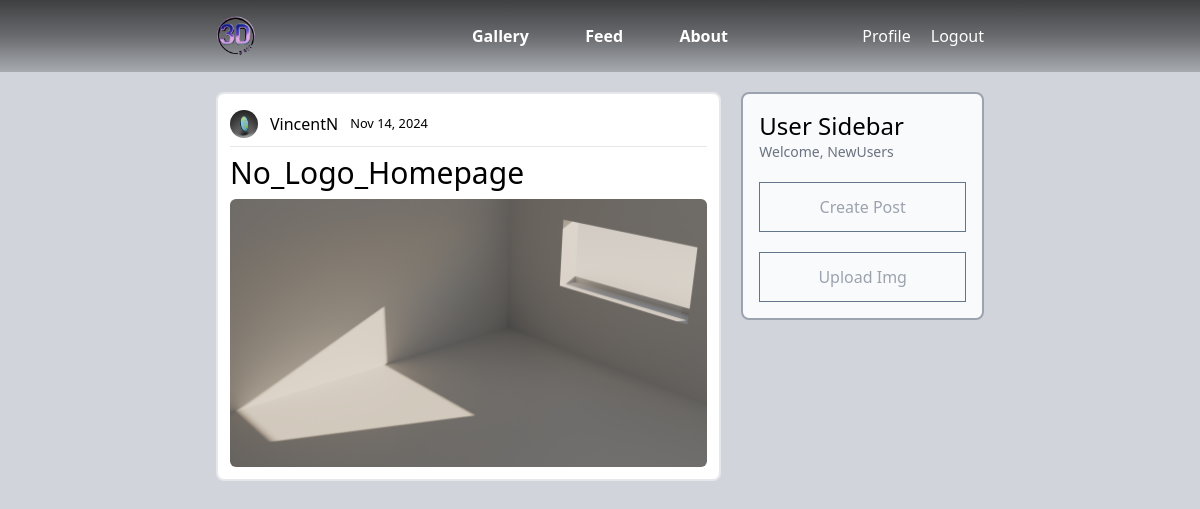
The page /image/4/ (signed in) on the database its author committed.
### canvas/models.py (models this page shows, shortened)
class Image(models.Model):
    title = models.CharField(max_length=100)
    image = models.ImageField(upload_to='gallery_imgs')
    author = models.ForeignKey(User, on_delete=models.CASCADE)
    date_posted = models.DateTimeField(default=timezone.now)

### user/models.py (models this page shows, shortened)
class Profile(models.Model):
    user = models.OneToOneField(User, on_delete=models.CASCADE)
    image = models.ImageField(default='default.jpg', upload_to='profile_pics')

### canvas/views.py (the view)
# urls.py: path('image/<int:pk>/', ImageDetailView.as_view(), name='image-detail'),
class ImageDetailView(DetailView):
    model = Image

### canvas/templates/canvas/image_detail.html (shortened to what this page needs)
{% extends "canvas/base.html" %}
{% block content %}
<section class="grid grid-cols-3 gap-5 mt-5">
    <div class="col-span-2">
        <div class="border-2 rounded-lg p-3 mb-4 bg-white">
            <div class="flex items-center mb-1 w-full">
                <img class="rounded-full h-7 w-7 my-1" src="{{ object.author.profile.image.url }}" alt="">
                <a class="px-3" href="">{{ object.author }}</a>
                <small class="w-24">{{ object.date_posted|date:"M d, Y" }}</small>
            </div>
            <hr>
            <h1 class="text-3xl my-2">{{ object.title }}</h1>
            <img class="rounded-md" src="{{ object.image.url }}" alt="">
        </div>
    </div>
    <div class="col-span-1 self-start p-4 border-2 border-gray-400 rounded-lg bg-gray-50 ">
        <h3 class="text-2xl">User Sidebar</h3>
        {% if user.is_authenticated %}
        <p class="text-sm text-gray-500">Welcome, {{ user.username }}</p>
        <ul class="mt-5 divide-y divide-gray-200 bg-gray-50 border-slate-500 border">
            <li class="text-gray-400"><a href="{% url 'post-create' %}" class="block p-3 w-full text-center">Create Post</a></li>
        </ul>
        <ul class="mt-5 divide-y divide-gray-200 bg-gray-50 border-slate-500 border">
            <li class="text-gray-400"><a href="{% url 'image-create' %}" class="block p-3 w-full text-center">Upload Img</a></li>
        </ul>
        {% else %}
        <p class="text-sm text-gray-500">Login to Access User Panel</p>
        {% endif %}
    </div>
</section>
{% endblock content %}

### rows shown on the page
Image: author.profile.image (picture), author "VincentN", date_posted "Nov 14, 2024", title "No_Logo_Homepage", image (picture)

### other values the page prints
{{ user.username }} "NewUsers"
